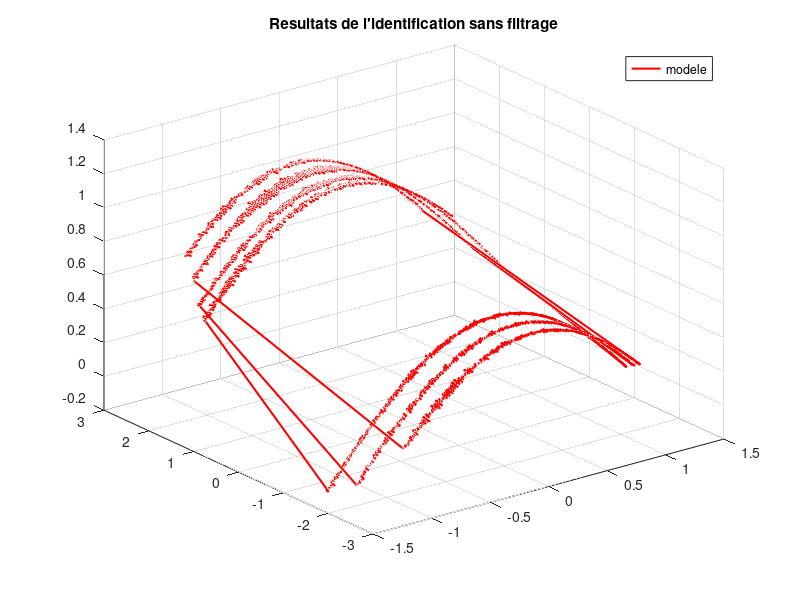

The MATLAB source for this figure:
    
%% CE SCRIPT PERMET D'IDENTIFIER LES PARAMETRES DU MODELE
%% DE L'AXE 2 POUR DES MOUVEMENTS A VITESSE CONSTANTE
%% v1 G. MOREL - 2005/12/29
%% v2 V. PADOIS - 2007/10/31
%% v3 V. PADOIS - 2012/12/03

clear all; %% efface toutes les variables existantes
load releve_vit_cste_axe1; %% charge les releves experimentaux

%% Parametres connus a priori:
kc1=0.0525; %% constante de couple de l'axe 2.
N1=20.25; %% inverse du rapport de reduction de l'axe 2.

%% Construction de la matrice Y.
for(i=1:length(i2)) , %% length(i2) = nombre d'echantillons.
    Y(i,1:4) = [ cos(q1(i)) sign(qp1(i)) qp1(i) 1 ];
    u(i,1) = kc1*N1*i1(i);
end
%% Calcul des parametres
p=pinv(Y)*u;

%% Affichage des resultats.
format long
disp('Parametres estimes a partir des donnees brutes :');
p'

figure(1)
clf; %% clear figure
% h=plot3(q1,qp1,kc1*N1*i1,'m');
% set(h,'LineWidth',0.5);
% hold on; %% permet de conserver le graphique et d'en ajouter d'autres sur la meme fig.
h=plot3(q1,qp1,Y*p,'r');
set(h,'LineWidth',1.5);
title('Resultats de l''identification sans filtrage');
legend('modele');
% legend('\Gamma_2 non filtre', 'modele');
grid on;
